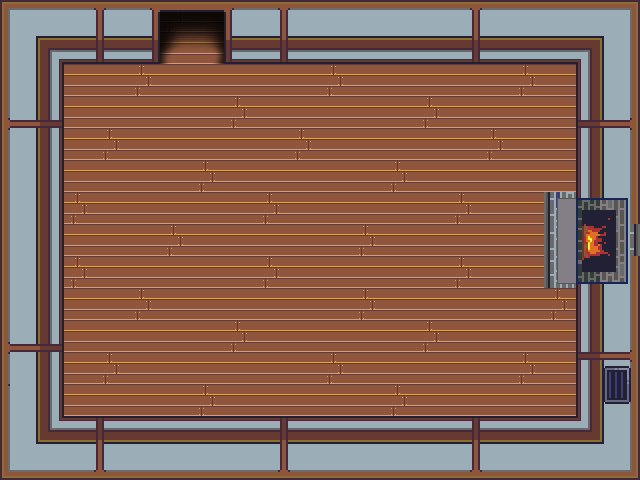

Below is a game level as drawn by its tile map, then a one-line description and the .tmx file that defines it, in full:
An orthogonal 20x15 tile map with 32x32 px tiles, 5 tile layers (floors, shadow, walls, walls2, ...), 4 tilesets.

<map version="1.4" tiledversion="1.4.2" orientation="orthogonal" renderorder="right-down" width="20" height="15" tilewidth="32" tileheight="32" infinite="0" nextlayerid="20" nextobjectid="1">
 <tileset firstgid="1" source="../../tilesets/Gather University 0.x.tsx" />
 <tileset firstgid="465" source="../../tilesets/Gather Conference 0.x.tsx" />
 <tileset firstgid="1489" source="../../tilesets/Gather Games 0.x.tsx" />
 <tileset firstgid="2417" source="../../tilesets/Gather Furniture 0.x.tsx" />
 <group id="12" name="background">
  <layer id="1" name="floors" width="20" height="15">
   <data encoding="csv">
1523,1523,1523,1523,1523,1524,1523,1523,1523,1523,1523,1524,1523,1523,1523,1523,1523,1524,1523,1523,
1523,1523,1524,1523,1523,1523,1523,1523,1524,1523,1523,1523,1523,1523,1524,1523,1523,1523,1523,1523,
1523,1523,1523,1523,1524,1523,1523,1523,1523,1523,1524,1523,1523,1523,1523,1523,1524,1523,1523,1523,
1523,1524,1523,1523,1523,1523,1523,1524,1523,1523,1523,1523,1523,1524,1523,1523,1523,1523,1523,1524,
1523,1523,1523,1524,1523,1523,1523,1523,1523,1524,1523,1523,1523,1523,1523,1524,1523,1523,1523,1523,
1524,1523,1523,1523,1523,1523,1524,1523,1523,1523,1523,1523,1524,1523,1523,1523,1523,1523,1524,1523,
1523,1523,1524,1523,1523,1523,1523,1523,1524,1523,1523,1523,1523,1523,1524,1523,1523,1610614924,1523,1523,
1523,1523,1523,1523,1523,1524,1523,1523,1523,1523,1523,1524,1523,1523,1523,1523,1523,536873098,1523,1523,
1523,1523,1524,1523,1523,1523,1523,1523,1524,1523,1523,1523,1523,1523,1524,1523,1523,536873099,1523,1523,
1523,1523,1523,1523,1524,1523,1523,1523,1523,1523,1523,1524,1523,1523,1523,1523,1523,1524,1523,1523,
1523,1524,1523,1523,1523,1523,1523,1524,1523,1523,1523,1523,1523,1524,1523,1523,1523,1523,1523,1524,
1523,1523,1523,1524,1523,1523,1523,1523,1523,1523,1524,1523,1523,1523,1523,1523,1524,1523,1523,1523,
1524,1523,1523,1523,1523,1523,1524,1523,1523,1523,1523,1523,1524,1523,1523,1523,1523,1523,1524,1523,
1523,1523,1524,1523,1523,1523,1523,1523,1524,1524,1523,1523,1523,1523,1523,1524,1523,1523,1523,1523,
1523,1523,1523,1523,1523,1524,1523,1523,1523,1523,1523,1524,1523,1523,1523,1523,1523,1524,1523,1523
</data>
  </layer>
  <layer id="17" name="shadow" width="20" height="15">
   <data encoding="csv">
0,0,0,0,0,432,435,0,0,0,0,0,0,0,0,0,0,0,0,0,
0,0,0,0,0,461,464,0,0,0,0,0,0,0,0,0,0,0,0,0,
0,0,0,0,0,0,0,0,0,0,0,0,0,0,0,0,0,0,0,0,
0,0,0,0,0,0,0,0,0,0,0,0,0,0,0,0,0,0,0,0,
0,0,0,0,0,0,0,0,0,0,0,0,0,0,0,0,0,0,0,0,
0,0,0,0,0,0,0,0,0,0,0,0,0,0,0,0,0,0,0,0,
0,0,0,0,0,0,0,0,0,0,0,0,0,0,0,0,0,0,0,0,
0,0,0,0,0,0,0,0,0,0,0,0,0,0,0,0,0,0,0,0,
0,0,0,0,0,0,0,0,0,0,0,0,0,0,0,0,0,0,0,0,
0,0,0,0,0,0,0,0,0,0,0,0,0,0,0,0,0,0,0,0,
0,0,0,0,0,0,0,0,0,0,0,0,0,0,0,0,0,0,0,0,
0,0,0,0,0,0,0,0,0,0,0,0,0,0,0,0,0,0,0,0,
0,0,0,0,0,0,0,0,0,0,0,0,0,0,0,0,0,0,0,0,
0,0,0,0,0,0,0,0,0,0,0,3221225936,3221225933,0,0,0,0,0,0,0,
0,0,0,0,0,0,0,0,0,0,0,3221225907,3221225904,0,0,0,0,0,0,0
</data>
  </layer>
  <layer id="2" name="walls" width="20" height="15">
   <data encoding="csv">
1610613927,1610613959,2147484831,2147484830,1178,1179,1180,1181,1182,1183,1170,1171,1170,1171,1182,1183,1170,1171,1190,1191,
1610613926,1610613958,2147484863,2147484862,1210,1211,1212,1213,1214,1215,1202,1203,1202,1203,1214,1215,1202,1203,1222,1223,
1610613906,1610613938,0,0,0,0,0,0,0,0,0,0,0,0,0,0,0,0,2684355762,2684355730,
536872094,536872126,0,0,0,0,0,0,0,0,0,0,0,0,0,0,0,0,2684355774,2684355742,
536872095,536872127,0,0,0,0,0,0,0,0,0,0,0,0,0,0,0,0,2684355775,2684355743,
1610613906,1610613938,0,0,0,0,0,0,0,0,0,0,0,0,0,0,0,0,2684355763,2684355731,
1610613907,1610613939,0,0,0,0,0,0,0,0,0,0,0,0,0,0,0,0,2684355762,2684355730,
1610613906,1610613938,0,0,0,0,0,0,0,0,0,0,0,0,0,0,0,0,2684355763,2684356748,
1610613907,1610613939,0,0,0,0,0,0,0,0,0,0,0,0,0,0,0,0,2684355762,2684355730,
1610613906,1610613938,0,0,0,0,0,0,0,0,0,0,0,0,0,0,0,0,2684355763,2684355731,
536872094,536872126,0,0,0,0,0,0,0,0,0,0,0,0,0,0,0,0,3758097599,3758097567,
536872095,536872127,0,0,0,0,0,0,0,0,0,0,0,0,0,0,0,0,3758097598,3758097566,
536872095,536872127,0,0,0,0,0,0,0,0,0,0,0,0,0,0,0,0,2684355762,2684355730,
3221226695,3221226694,3221226687,3221226686,3221226675,3221226674,3221226675,3221226674,1073743038,1073743039,3221226675,3221226675,3221226675,3221226674,1073743038,1073743039,3221226675,3221226674,2684355782,2684355750,
3221226663,3221226662,3221226655,3221226654,3221226643,3221226642,3221226643,3221226642,1073743006,1073743007,3221226643,3221226643,3221226643,3221226642,1073743006,1073743007,3221226643,3221226642,2684355783,2684355751
</data>
  </layer>
  <layer id="19" name="walls2" width="20" height="15">
   <data encoding="csv">
0,0,0,0,0,0,0,0,0,0,0,0,0,0,0,0,0,0,0,0,
0,0,0,0,0,0,0,0,0,0,0,0,0,0,0,0,0,0,0,0,
0,0,0,0,0,0,0,0,0,0,0,0,0,0,0,0,0,0,0,0,
0,0,0,0,0,0,0,0,0,0,0,0,0,0,0,0,0,0,0,0,
0,0,0,0,0,0,0,0,0,0,0,0,0,0,0,0,0,0,0,0,
0,0,0,0,0,0,0,0,0,0,0,0,0,0,0,0,0,0,0,0,
0,0,0,0,0,0,0,0,0,0,0,0,0,0,0,0,0,0,0,0,
0,0,0,0,0,0,0,0,0,0,0,0,0,0,0,0,0,0,0,0,
0,0,0,0,0,0,0,0,0,0,0,0,0,0,0,0,0,0,0,0,
0,0,0,0,0,0,0,0,0,0,0,0,0,0,0,0,0,0,0,0,
0,0,0,0,0,0,0,0,0,0,0,0,0,0,0,0,0,0,0,0,
0,0,0,0,0,0,0,0,0,0,0,0,0,0,0,0,0,0,2684356238,2684356209,
0,0,0,0,0,0,0,0,0,0,0,0,0,0,0,0,0,0,2684356239,2684356210,
0,0,0,0,0,0,0,0,0,0,0,0,0,0,0,0,0,0,0,0,
0,0,0,0,0,0,0,0,0,0,0,0,0,0,0,0,0,0,0,0
</data>
  </layer>
 </group>
 <layer id="18" name="walls 2" width="20" height="15">
  <data encoding="csv">
0,0,0,0,0,0,0,0,0,0,0,0,0,0,0,0,0,0,0,0,
0,0,0,0,0,0,0,0,0,0,0,0,0,0,0,0,0,0,0,0,
0,0,0,0,0,0,0,0,0,0,0,0,0,0,0,0,0,0,0,0,
0,0,0,0,0,0,0,0,0,0,0,0,0,0,0,0,0,0,0,0,
0,0,0,0,0,0,0,0,0,0,0,0,0,0,0,0,0,0,0,0,
0,0,0,0,0,0,0,0,0,0,0,0,0,0,0,0,0,0,0,0,
0,0,0,0,0,0,0,0,0,0,0,0,0,0,0,0,0,2684356273,2684356244,2684356215,
0,0,0,0,0,0,0,0,0,0,0,0,0,0,0,0,0,2684356274,2684356245,2684356216,
0,0,0,0,0,0,0,0,0,0,0,0,0,0,0,0,0,2684356275,2684356246,2684356217,
0,0,0,0,0,0,0,0,0,0,0,0,0,0,0,0,0,0,0,0,
0,0,0,0,0,0,0,0,0,0,0,0,0,0,0,0,0,0,0,0,
0,0,0,0,0,0,0,0,0,0,0,0,0,0,0,0,0,0,0,0,
0,0,0,0,0,0,0,0,0,0,0,0,0,0,0,0,0,0,0,0,
0,0,0,0,0,0,0,0,0,0,0,0,0,0,0,0,0,0,0,0,
0,0,0,0,0,0,0,0,0,0,0,0,0,0,0,0,0,0,0,0
</data>
 </layer>
</map>
